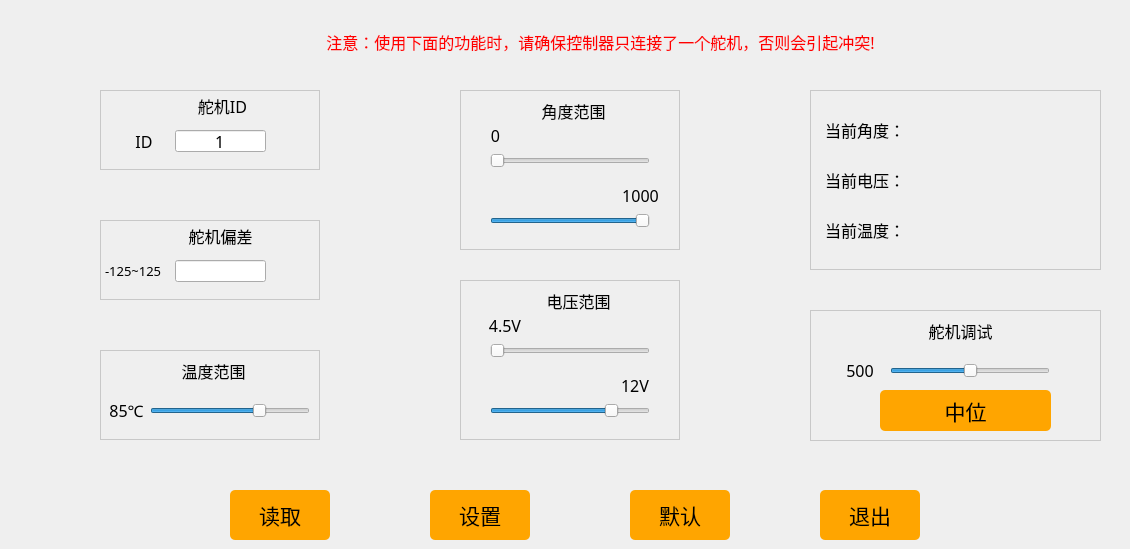
   <widget class="QWidget" name="tab_2">
    <attribute name="title">
     <string>舵机调试工具</string>
    </attribute>
    <widget class="QPushButton" name="pushButton_read">
     <property name="geometry">
      <rect>
       <x>230</x>
       <y>490</y>
       <width>100</width>
       <height>50</height>
      </rect>
     </property>
     <property name="font">
      <font>
       <family>黑体</family>
       <pointsize>16</pointsize>
      </font>
     </property>
     <property name="styleSheet">
      <string notr="true">QPushButton{background-color: rgb(255, 165, 0);}
QPushButton:hover{background-color:  rgb(255, 210, 0);}
QPushButton{border-radius:5px;}</string>
     </property>
     <property name="text">
      <string>读取</string>
     </property>
    </widget>
    <widget class="QPushButton" name="pushButton_set">
     <property name="geometry">
      <rect>
       <x>430</x>
       <y>490</y>
       <width>100</width>
       <height>50</height>
      </rect>
     </property>
     <property name="font">
      <font>
       <family>黑体</family>
       <pointsize>16</pointsize>
      </font>
     </property>
     <property name="styleSheet">
      <string notr="true">QPushButton{background-color: rgb(255, 165, 0);}
QPushButton:hover{background-color:  rgb(255, 210, 0);}
QPushButton{border-radius:5px;}</string>
     </property>
     <property name="text">
      <string>设置</string>
     </property>
    </widget>
    <widget class="QPushButton" name="pushButton_default">
     <property name="geometry">
      <rect>
       <x>630</x>
       <y>490</y>
       <width>100</width>
       <height>50</height>
      </rect>
     </property>
     <property name="font">
      <font>
       <family>黑体</family>
       <pointsize>16</pointsize>
      </font>
     </property>
     <property name="styleSheet">
      <string notr="true">QPushButton{background-color: rgb(255, 165, 0);}
QPushButton:hover{background-color:  rgb(255, 210, 0);}
QPushButton{border-radius:5px;}</string>
     </property>
     <property name="text">
      <string>默认</string>
     </property>
    </widget>
    <widget class="QWidget" name="widget" native="true">
     <property name="geometry">
      <rect>
       <x>460</x>
       <y>90</y>
       <width>220</width>
       <height>160</height>
      </rect>
     </property>
     <property name="styleSheet">
      <string notr="true">#widget {border:1px solid #242424;
border-color: rgb(200, 200, 200);}</string>
     </property>
     <widget class="QLabel" name="label_17">
      <property name="geometry">
       <rect>
        <x>63</x>
        <y>10</y>
        <width>101</width>
        <height>22</height>
       </rect>
      </property>
      <property name="font">
       <font>
        <family>黑体</family>
        <pointsize>12</pointsize>
       </font>
      </property>
      <property name="text">
       <string>角度范围</string>
      </property>
      <property name="alignment">
       <set>Qt::AlignCenter</set>
      </property>
     </widget>
     <widget class="QSlider" name="horizontalSlider_servoMin">
      <property name="geometry">
       <rect>
        <x>30</x>
        <y>60</y>
        <width>160</width>
        <height>22</height>
       </rect>
      </property>
      <property name="maximum">
       <number>1000</number>
      </property>
      <property name="pageStep">
       <number>1</number>
      </property>
      <property name="orientation">
       <enum>Qt::Horizontal</enum>
      </property>
     </widget>
     <widget class="QSlider" name="horizontalSlider_servoMax">
      <property name="geometry">
       <rect>
        <x>30</x>
        <y>120</y>
        <width>160</width>
        <height>22</height>
       </rect>
      </property>
      <property name="minimum">
       <number>0</number>
      </property>
      <property name="maximum">
       <number>1000</number>
      </property>
      <property name="pageStep">
       <number>1</number>
      </property>
      <property name="value">
       <number>1000</number>
      </property>
      <property name="orientation">
       <enum>Qt::Horizontal</enum>
      </property>
     </widget>
     <widget class="QLabel" name="label_servoMin">
      <property name="geometry">
       <rect>
        <x>15</x>
        <y>30</y>
        <width>41</width>
        <height>31</height>
       </rect>
      </property>
      <property name="font">
       <font>
        <family>黑体</family>
        <pointsize>12</pointsize>
       </font>
      </property>
      <property name="text">
       <string>0</string>
      </property>
      <property name="alignment">
       <set>Qt::AlignCenter</set>
      </property>
     </widget>
     <widget class="QLabel" name="label_servoMax">
      <property name="geometry">
       <rect>
        <x>160</x>
        <y>90</y>
        <width>41</width>
        <height>31</height>
       </rect>
      </property>
      <property name="font">
       <font>
        <family>黑体</family>
        <pointsize>12</pointsize>
       </font>
      </property>
      <property name="text">
       <string>1000</string>
      </property>
      <property name="alignment">
       <set>Qt::AlignCenter</set>
      </property>
     </widget>
    </widget>
    <widget class="QWidget" name="widget_6" native="true">
     <property name="geometry">
      <rect>
       <x>460</x>
       <y>280</y>
       <width>220</width>
       <height>160</height>
      </rect>
     </property>
     <property name="styleSheet">
      <string notr="true">#widget_6 {border:1px solid #242424;
border-color: rgb(200, 200, 200);}</string>
     </property>
     <widget class="QLabel" name="label_19">
      <property name="geometry">
       <rect>
        <x>63</x>
        <y>10</y>
        <width>111</width>
        <height>22</height>
       </rect>
      </property>
      <property name="font">
       <font>
        <family>黑体</family>
        <pointsize>12</pointsize>
       </font>
      </property>
      <property name="text">
       <string>电压范围</string>
      </property>
      <property name="alignment">
       <set>Qt::AlignCenter</set>
      </property>
     </widget>
     <widget class="QSlider" name="horizontalSlider_servoMinV">
      <property name="geometry">
       <rect>
        <x>30</x>
        <y>60</y>
        <width>160</width>
        <height>22</height>
       </rect>
      </property>
      <property name="minimum">
       <number>45</number>
      </property>
      <property name="maximum">
       <number>140</number>
      </property>
      <property name="pageStep">
       <number>1</number>
      </property>
      <property name="orientation">
       <enum>Qt::Horizontal</enum>
      </property>
     </widget>
     <widget class="QSlider" name="horizontalSlider_servoMaxV">
      <property name="geometry">
       <rect>
        <x>30</x>
        <y>120</y>
        <width>160</width>
        <height>22</height>
       </rect>
      </property>
      <property name="minimum">
       <number>45</number>
      </property>
      <property name="maximum">
       <number>140</number>
      </property>
      <property name="pageStep">
       <number>1</number>
      </property>
      <property name="value">
       <number>120</number>
      </property>
      <property name="orientation">
       <enum>Qt::Horizontal</enum>
      </property>
     </widget>
     <widget class="QLabel" name="label_servoMinV">
      <property name="geometry">
       <rect>
        <x>20</x>
        <y>30</y>
        <width>50</width>
        <height>31</height>
       </rect>
      </property>
      <property name="font">
       <font>
        <family>黑体</family>
        <pointsize>12</pointsize>
       </font>
      </property>
      <property name="text">
       <string>4.5V</string>
      </property>
      <property name="alignment">
       <set>Qt::AlignCenter</set>
      </property>
     </widget>
     <widget class="QLabel" name="label_servoMaxV">
      <property name="geometry">
       <rect>
        <x>150</x>
        <y>90</y>
        <width>50</width>
        <height>31</height>
       </rect>
      </property>
      <property name="font">
       <font>
        <family>黑体</family>
        <pointsize>12</pointsize>
       </font>
      </property>
      <property name="text">
       <string>12V</string>
      </property>
      <property name="alignment">
       <set>Qt::AlignCenter</set>
      </property>
     </widget>
    </widget>
    <widget class="QWidget" name="widget_7" native="true">
     <property name="geometry">
      <rect>
       <x>100</x>
       <y>350</y>
       <width>220</width>
       <height>90</height>
      </rect>
     </property>
     <property name="styleSheet">
      <string notr="true">#widget_7 {border:1px solid #242424;
border-color: rgb(200, 200, 200);}</string>
     </property>
     <widget class="QSlider" name="horizontalSlider_servoTemp">
      <property name="geometry">
       <rect>
        <x>50</x>
        <y>50</y>
        <width>160</width>
        <height>22</height>
       </rect>
      </property>
      <property name="minimum">
       <number>50</number>
      </property>
      <property name="maximum">
       <number>100</number>
      </property>
      <property name="pageStep">
       <number>1</number>
      </property>
      <property name="value">
       <number>85</number>
      </property>
      <property name="orientation">
       <enum>Qt::Horizontal</enum>
      </property>
      <property name="tickPosition">
       <enum>QSlider::NoTicks</enum>
      </property>
     </widget>
     <widget class="QLabel" name="label_20">
      <property name="geometry">
       <rect>
        <x>58</x>
        <y>10</y>
        <width>111</width>
        <height>22</height>
       </rect>
      </property>
      <property name="font">
       <font>
        <family>黑体</family>
        <pointsize>12</pointsize>
       </font>
      </property>
      <property name="text">
       <string>温度范围</string>
      </property>
      <property name="alignment">
       <set>Qt::AlignCenter</set>
      </property>
     </widget>
     <widget class="QLabel" name="label_servoTemp">
      <property name="geometry">
       <rect>
        <x>4</x>
        <y>45</y>
        <width>45</width>
        <height>30</height>
       </rect>
      </property>
      <property name="font">
       <font>
        <family>黑体</family>
        <pointsize>12</pointsize>
       </font>
      </property>
      <property name="text">
       <string>85℃</string>
      </property>
      <property name="alignment">
       <set>Qt::AlignCenter</set>
      </property>
     </widget>
    </widget>
    <widget class="QWidget" name="widget_8" native="true">
     <property name="geometry">
      <rect>
       <x>810</x>
       <y>90</y>
       <width>291</width>
       <height>180</height>
      </rect>
     </property>
     <property name="styleSheet">
      <string notr="true">#widget_8 {border:1px solid #242424;
border-color: rgb(200, 200, 200);}</string>
     </property>
     <widget class="QLabel" name="label_21">
      <property name="geometry">
       <rect>
        <x>15</x>
        <y>30</y>
        <width>171</width>
        <height>20</height>
       </rect>
      </property>
      <property name="font">
       <font>
        <family>黑体</family>
        <pointsize>12</pointsize>
       </font>
      </property>
      <property name="text">
       <string>当前角度：</string>
      </property>
      <property name="alignment">
       <set>Qt::AlignLeading|Qt::AlignLeft|Qt::AlignVCenter</set>
      </property>
     </widget>
     <widget class="QLabel" name="label_22">
      <property name="geometry">
       <rect>
        <x>15</x>
        <y>130</y>
        <width>171</width>
        <height>20</height>
       </rect>
      </property>
      <property name="font">
       <font>
        <family>黑体</family>
        <pointsize>12</pointsize>
       </font>
      </property>
      <property name="text">
       <string>当前温度：</string>
      </property>
      <property name="alignment">
       <set>Qt::AlignLeading|Qt::AlignLeft|Qt::AlignVCenter</set>
      </property>
     </widget>
     <widget class="QLabel" name="label_23">
      <property name="geometry">
       <rect>
        <x>15</x>
        <y>80</y>
        <width>171</width>
        <height>20</height>
       </rect>
      </property>
      <property name="font">
       <font>
        <family>黑体</family>
        <pointsize>12</pointsize>
       </font>
      </property>
      <property name="text">
       <string>当前电压：</string>
      </property>
      <property name="alignment">
       <set>Qt::AlignLeading|Qt::AlignLeft|Qt::AlignVCenter</set>
      </property>
     </widget>
     <widget class="QLabel" name="label_servoCurrentP">
      <property name="geometry">
       <rect>
        <x>210</x>
        <y>25</y>
        <width>50</width>
        <height>31</height>
       </rect>
      </property>
      <property name="font">
       <font>
        <family>黑体</family>
        <pointsize>12</pointsize>
       </font>
      </property>
      <property name="text">
       <string/>
      </property>
      <property name="alignment">
       <set>Qt::AlignCenter</set>
      </property>
     </widget>
     <widget class="QLabel" name="label_servoCurrentV">
      <property name="geometry">
       <rect>
        <x>200</x>
        <y>75</y>
        <width>61</width>
        <height>31</height>
       </rect>
      </property>
      <property name="font">
       <font>
        <family>黑体</family>
        <pointsize>12</pointsize>
       </font>
      </property>
      <property name="text">
       <string/>
      </property>
      <property name="alignment">
       <set>Qt::AlignCenter</set>
      </property>
     </widget>
     <widget class="QLabel" name="label_servoCurrentTemp">
      <property name="geometry">
       <rect>
        <x>210</x>
        <y>125</y>
        <width>50</width>
        <height>30</height>
       </rect>
      </property>
      <property name="font">
       <font>
        <family>黑体</family>
        <pointsize>12</pointsize>
       </font>
      </property>
      <property name="text">
       <string/>
      </property>
      <property name="alignment">
       <set>Qt::AlignCenter</set>
      </property>
     </widget>
    </widget>
    <widget class="QWidget" name="widget_9" native="true">
     <property name="geometry">
      <rect>
       <x>100</x>
       <y>90</y>
       <width>220</width>
       <height>80</height>
      </rect>
     </property>
     <property name="styleSheet">
      <string notr="true">#widget_9 {border:1px solid #242424;
border-color: rgb(200, 200, 200);}</string>
     </property>
     <widget class="QLabel" name="label_11">
      <property name="geometry">
       <rect>
        <x>72</x>
        <y>5</y>
        <width>101</width>
        <height>22</height>
       </rect>
      </property>
      <property name="font">
       <font>
        <family>黑体</family>
        <pointsize>12</pointsize>
       </font>
      </property>
      <property name="text">
       <string>舵机ID</string>
      </property>
      <property name="alignment">
       <set>Qt::AlignCenter</set>
      </property>
     </widget>
     <widget class="QLineEdit" name="lineEdit_servoID">
      <property name="geometry">
       <rect>
        <x>75</x>
        <y>40</y>
        <width>91</width>
        <height>22</height>
       </rect>
      </property>
      <property name="font">
       <font>
        <family>黑体</family>
        <pointsize>12</pointsize>
       </font>
      </property>
      <property name="text">
       <string>1</string>
      </property>
      <property name="alignment">
       <set>Qt::AlignCenter</set>
      </property>
     </widget>
     <widget class="QLabel" name="label_32">
      <property name="geometry">
       <rect>
        <x>20</x>
        <y>40</y>
        <width>48</width>
        <height>22</height>
       </rect>
      </property>
      <property name="font">
       <font>
        <family>黑体</family>
        <pointsize>12</pointsize>
       </font>
      </property>
      <property name="text">
       <string>ID</string>
      </property>
      <property name="alignment">
       <set>Qt::AlignCenter</set>
      </property>
     </widget>
    </widget>
    <widget class="QWidget" name="widget_10" native="true">
     <property name="geometry">
      <rect>
       <x>100</x>
       <y>220</y>
       <width>220</width>
       <height>80</height>
      </rect>
     </property>
     <property name="styleSheet">
      <string notr="true">#widget_10 {border:1px solid #242424;
border-color: rgb(200, 200, 200);}</string>
     </property>
     <widget class="QLabel" name="label_14">
      <property name="geometry">
       <rect>
        <x>55</x>
        <y>5</y>
        <width>131</width>
        <height>22</height>
       </rect>
      </property>
      <property name="font">
       <font>
        <family>黑体</family>
        <pointsize>12</pointsize>
       </font>
      </property>
      <property name="text">
       <string>舵机偏差</string>
      </property>
      <property name="alignment">
       <set>Qt::AlignCenter</set>
      </property>
     </widget>
     <widget class="QLineEdit" name="lineEdit_servoDev">
      <property name="geometry">
       <rect>
        <x>75</x>
        <y>40</y>
        <width>91</width>
        <height>22</height>
       </rect>
      </property>
      <property name="font">
       <font>
        <family>黑体</family>
        <pointsize>12</pointsize>
       </font>
      </property>
      <property name="alignment">
       <set>Qt::AlignCenter</set>
      </property>
     </widget>
     <widget class="QLabel" name="label_24">
      <property name="geometry">
       <rect>
        <x>5</x>
        <y>40</y>
        <width>65</width>
        <height>21</height>
       </rect>
      </property>
      <property name="font">
       <font>
        <family>黑体</family>
        <pointsize>10</pointsize>
       </font>
      </property>
      <property name="text">
       <string>-125~125</string>
      </property>
     </widget>
    </widget>
    <widget class="QWidget" name="widget_11" native="true">
     <property name="geometry">
      <rect>
       <x>810</x>
       <y>310</y>
       <width>291</width>
       <height>131</height>
      </rect>
     </property>
     <property name="styleSheet">
      <string notr="true">#widget_11 {border:1px solid #242424;
border-color: rgb(200, 200, 200);}</string>
     </property>
     <widget class="QSlider" name="horizontalSlider_servoMove">
      <property name="geometry">
       <rect>
        <x>80</x>
        <y>50</y>
        <width>160</width>
        <height>22</height>
       </rect>
      </property>
      <property name="minimum">
       <number>0</number>
      </property>
      <property name="maximum">
       <number>1000</number>
      </property>
      <property name="pageStep">
       <number>1</number>
      </property>
      <property name="value">
       <number>500</number>
      </property>
      <property name="orientation">
       <enum>Qt::Horizontal</enum>
      </property>
     </widget>
     <widget class="QLabel" name="label_34">
      <property name="geometry">
       <rect>
        <x>100</x>
        <y>10</y>
        <width>101</width>
        <height>22</height>
       </rect>
      </property>
      <property name="font">
       <font>
        <family>黑体</family>
        <pointsize>12</pointsize>
       </font>
      </property>
      <property name="text">
       <string>舵机调试</string>
      </property>
      <property name="alignment">
       <set>Qt::AlignCenter</set>
      </property>
     </widget>
     <widget class="QLabel" name="label_servoMove">
      <property name="geometry">
       <rect>
        <x>30</x>
        <y>45</y>
        <width>40</width>
        <height>30</height>
       </rect>
      </property>
      <property name="font">
       <font>
        <family>黑体</family>
        <pointsize>12</pointsize>
       </font>
      </property>
      <property name="text">
       <string>500</string>
      </property>
      <property name="alignment">
       <set>Qt::AlignCenter</set>
      </property>
     </widget>
     <widget class="QPushButton" name="pushButton_resetPos">
      <property name="geometry">
       <rect>
        <x>70</x>
        <y>80</y>
        <width>171</width>
        <height>41</height>
       </rect>
      </property>
      <property name="font">
       <font>
        <family>黑体</family>
        <pointsize>16</pointsize>
       </font>
      </property>
      <property name="styleSheet">
       <string notr="true">QPushButton{background-color: rgb(255, 165, 0);}
QPushButton:hover{background-color:  rgb(255, 210, 0);}
QPushButton{border-radius:5px;}</string>
      </property>
      <property name="text">
       <string>中位</string>
      </property>
     </widget>
    </widget>
    <widget class="QLabel" name="label_36">
     <property name="geometry">
      <rect>
       <x>80</x>
       <y>30</y>
       <width>1041</width>
       <height>22</height>
      </rect>
     </property>
     <property name="font">
      <font>
       <family>黑体</family>
       <pointsize>12</pointsize>
      </font>
     </property>
     <property name="text">
      <string>&lt;html&gt;&lt;head/&gt;&lt;body&gt;&lt;p&gt;&lt;span style=&quot; color:#ff0000;&quot;&gt;注意：使用下面的功能时，请确保控制器只连接了一个舵机，否则会引起冲突!&lt;/span&gt;&lt;/p&gt;&lt;/body&gt;&lt;/html&gt;</string>
     </property>
     <property name="alignment">
      <set>Qt::AlignCenter</set>
     </property>
    </widget>
    <widget class="QPushButton" name="pushButton_quit3">
     <property name="geometry">
      <rect>
       <x>820</x>
       <y>490</y>
       <width>100</width>
       <height>50</height>
      </rect>
     </property>
     <property name="font">
      <font>
       <family>黑体</family>
       <pointsize>16</pointsize>
      </font>
     </property>
     <property name="styleSheet">
      <string notr="true">QPushButton{background-color: rgb(255, 165, 0);}
QPushButton:hover{background-color:  rgb(255, 210, 0);}
QPushButton{border-radius:5px;}</string>
     </property>
     <property name="text">
      <string>退出</string>
     </property>
    </widget>
   </widget>
